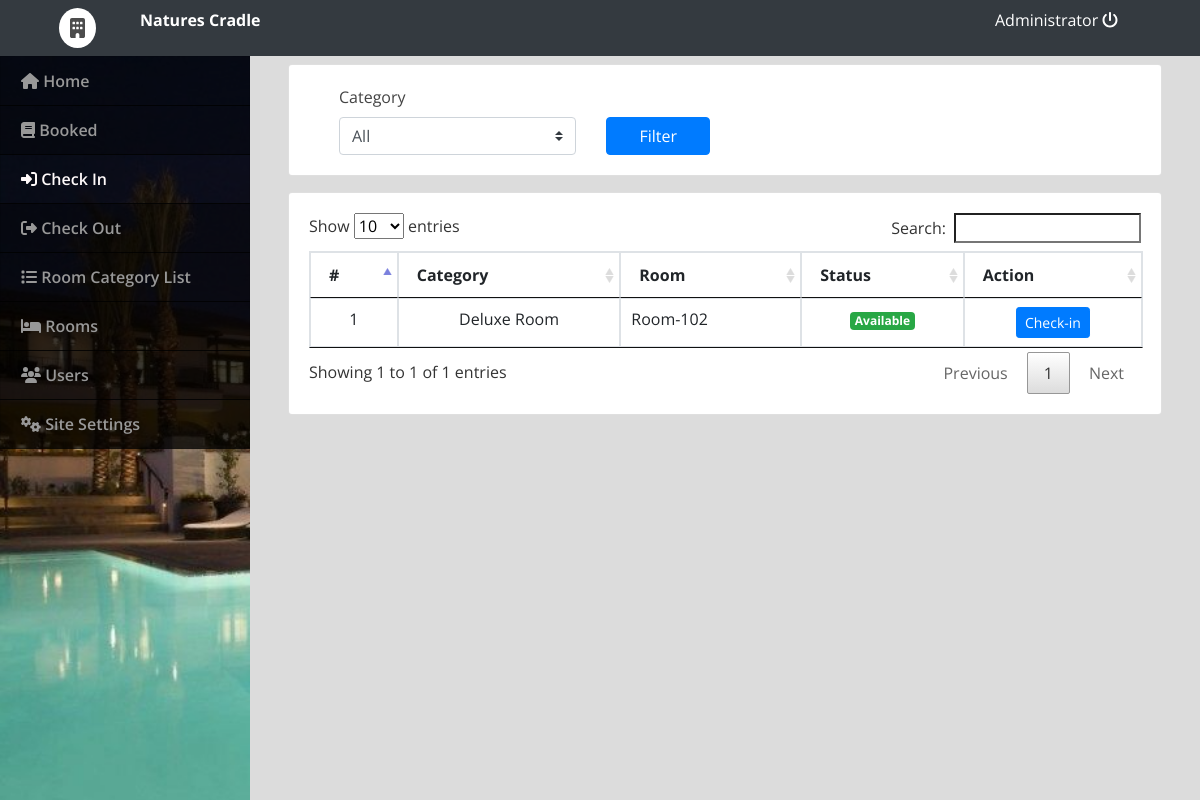
The app's page /admin/index.php?page=check_in (signed in) with its own data.
### tables this page shows
CREATE TABLE `rooms` (
  `id` int(30) NOT NULL,
  `room` varchar(30) NOT NULL,
  `category_id` int(30) NOT NULL,
  `status` tinyint(1) NOT NULL DEFAULT 0 COMMENT '0 = Available , 1= Unvailables'
);

### admin/check_in.php (the view, shortened to what this page needs)
<?php include('db_connect.php'); ?>
<div class="container-fluid">
	<div class="col-lg-12">
		<div class="row">
			<div class="col-md-12">
				<div class="card">
					<div class="card-body">
						<div class="container-fluid">
							<div class="col-md-12">
								<form id="filter">
									<div class="row">
										<div class=" col-md-4">
											<label class="control-label">Category</label>
											<select class="custom-select browser-default" name="category_id">
												<option value="all" <?php echo isset($_GET['category_id']) && $_GET['category_id'] == 'all' ? 'selected' : '' ?>>All</option>
												<?php
												$cat = $conn->query("SELECT * FROM room_categories order by name asc ");
												while($row= $cat->fetch_assoc()) {
													$cat_name[$row['id']] = $row['name'];
													?>
												<?php
												}
												?>
											</select>
										</div>
										<div class="col-md-2">
											<label for="" class="control-label">&nbsp</label>
											<button class="btn btn-block btn-primary">Filter</button>
										</div>
									</div>
								</form>
							</div>
						</div>
					</div>
				</div>
			</div>
		</div>
		<div class="row mt-3">
			<div class="col-md-12">
				<div class="card">
					<div class="card-body">
						<table class="table table-bordered">
							<thead>
								<th>#</th>
								<th>Category</th>
								<th>Room</th>
								<th>Status</th>
								<th>Action</th>
							</thead>
							<tbody>
								<?php
								$i = 1;
								$where = '';
									if(empty($where))
										$where .= " where status = '0' ";
									else
										$where .= " and status = '0' ";
								$rooms = $conn->query("SELECT * FROM rooms ".$where." order by id asc");
								while($row=$rooms->fetch_assoc()):
								?>
								<tr>
									<td class="text-center"><?php echo $i++ ?></td>
									<td class="text-center"><?php echo $cat_name[$row['category_id']] ?></td>
									<td class=""><?php echo $row['room'] ?></td>
									<?php if($row['status'] == 0): ?>
										<td class="text-center"><span class="badge badge-success">Available</span></td>
									<?php else: ?>
										<td class="text-center"><span class="badge badge-default">Unavailable</span></td>
									<?php endif; ?>
									<td class="text-center">
											<button class="btn btn-sm btn-primary check_in" type="button" data-id="<?php echo $row['id'] ?>">Check-in</button>
									</td>
								</tr>
							<?php endwhile; ?>
							</tbody>
						</table>
					</div>
				</div>
			</div>
		</div>
	</div>
</div>

### admin/assets/css/style.css (style rules this page uses)
body { font-family: "Open Sans", sans-serif; color: #444444; width: 100%; height: calc(100%); }

### admin/index.php (style rules this page uses)
body { background: #80808045; }

### records on screen
rooms: category "Deluxe Room", room "Room-102", status "Available"

### other values on screen
$_SESSION['setting_hotel_name'] "Natures Cradle"
$_SESSION['login_name'] "Administrator"
